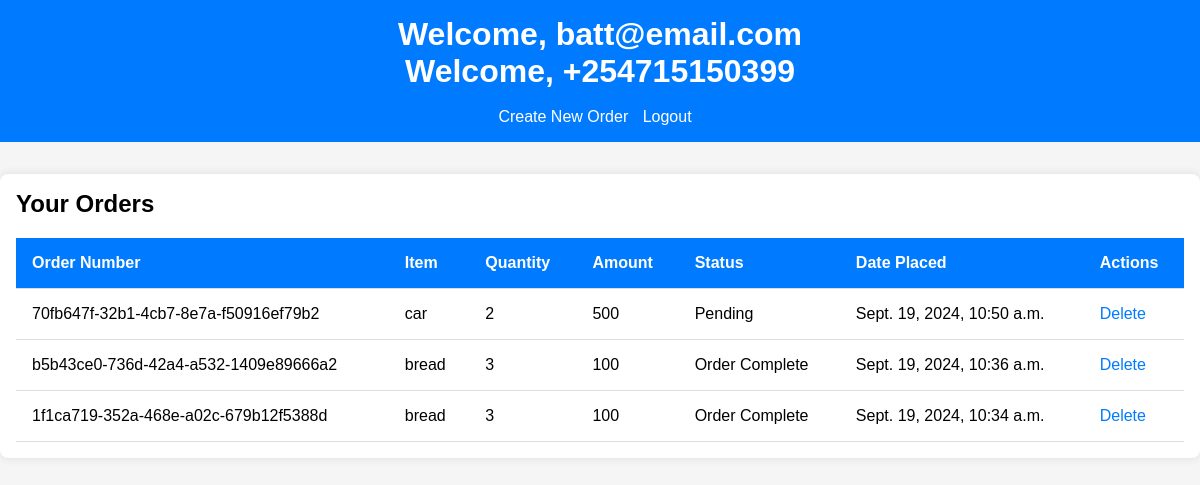
Page /orders/1/ (signed in) on the earlier database version.
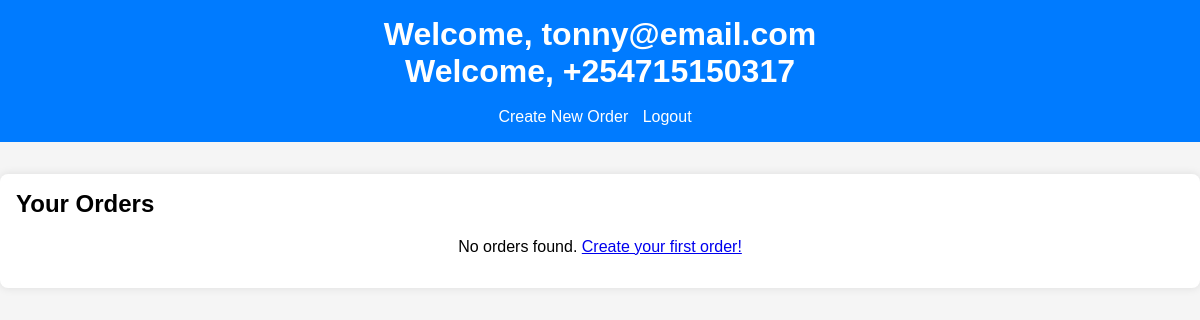
Same page on the later database version.
### core/models.py (models this page shows, shortened)
class Customer(AbstractBaseUser):
    email = models.EmailField(unique=True, blank=False)
    phone_number = PhoneNumberField(max_length=13)
    customer_code = models.CharField(max_length=100)
    USERNAME_FIELD = "email"
    REQUIRED_FIELDS = ["customer_code"]
    objects = CustomerManager()

class Order(models.Model):
    order_number = models.UUIDField(default=uuid.uuid4, editable=False)
    customer = models.ForeignKey(Customer, on_delete=models.CASCADE, related_name='orders')
    item_to_order = models.CharField(max_length=200)
    amount = models.PositiveBigIntegerField()
    quantity = models.PositiveIntegerField(default=1)
    order_placed_at = models.DateTimeField(auto_now_add=True)
    status = models.CharField(choices=STATUS, default="Pending", max_length=100)
    class Meta:
        ordering = ['-order_placed_at']

### core/views.py (the view)
@login_required(login_url= 'login')
def listOrdersByCustomer(request, customer_id):
    customer = get_object_or_404(Customer, pk=customer_id)
    orders = Order.objects.filter(customer=customer)
    context = {"orders": orders, "customer": customer}
    return render(request, "list_order.html", context)

### core/phone_number.py (called while the page is built)
    def from_db_value(self, value, expression, connection):
        if value is None:
            return value
        return "+" + value

### core/templates/list_order.html (shortened to what this page needs)
{% load static %}
{% load static %}
<!DOCTYPE html>
<html lang="en">
<head>
  <link rel="stylesheet" href="{% static 'css/home.css' %}">
</head>
<body>
  <header>
    <h1>Welcome, {{ customer.email }}</h1>
    <h1>Welcome, {{ customer.phone_number }}</h1>
    <br>
    <nav>
      <ul>
        <li><a href="{% url 'create_order' %}">Create New Order</a></li>
        <li><a href="{% url 'logout' %}">Logout</a></li>
      </ul>
    </nav>
  </header>
  <section class="orders-container">
    <h2>Your Orders</h2>
    {% if orders %}
    <div class="orders-table-container">
      <table class="orders-table">
        <thead>
          <tr>
            <th>Order Number</th>
            <th>Item</th>
            <th>Quantity</th>
            <th>Amount</th>
            <th>Status</th>
            <th>Date Placed</th>
            <th>Actions</th>
          </tr>
        </thead>
        <tbody>
          {% for order in orders %}
          <tr>
            <td>{{ order.order_number }}</td>
            <td>{{ order.item_to_order }}</td>
            <td>{{ order.quantity }}</td>
            <td>{{ order.amount }}</td>
            <td>{{ order.status }}</td>
            <td>{{ order.order_placed_at }}</td>
            <td>
              <a href="{% url 'delete_order' order.pk %}">Delete</a>
            </td>
          </tr>
          {% endfor %}
        </tbody>
      </table>
    </div>
    {% else %}
    <p>No orders found. <a href="{% url 'create_order' %}">Create your first order!</a></p>
    {% endif %}
  </section>
</body>
</html>

Differences in the rows shown:
no longer on this page (row edited): Order: order_number "70fb647f-32b1-4cb7-8e7a-f50916ef79b2", item_to_order "car", quantity "2", amount "500", status "Pending", order_placed_at "Sept. 19, 2024, 10:50 a.m."
no longer on this page (row edited): Order: order_number "b5b43ce0-736d-42a4-a532-1409e89666a2", item_to_order "bread", quantity "3", amount "100", status "Order Complete", order_placed_at "Sept. 19, 2024, 10:36 a.m."
no longer on this page (row edited): Order: order_number "1f1ca719-352a-468e-a02c-679b12f5388d", item_to_order "bread", quantity "3", amount "100", status "Order Complete", order_placed_at "Sept. 19, 2024, 10:34 a.m."
changed Customer: email "batt@email.com" → "tonny@email.com"; phone_number "+254715150399" → "+254715150317"
Other differences:
text no longer shown: "Order Number Item Quantity Amount Status Date Placed Actions"
text now shown: "No orders found. Create your first order!"
